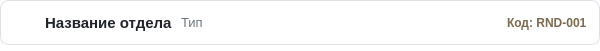
<?xml version="1.0" encoding="UTF-8"?>
<ui version="4.0">
 <class>DepartmentNode</class>
 <widget class="QWidget" name="DepartmentNode">
  <property name="geometry">
   <rect>
    <x>0</x>
    <y>0</y>
    <width>600</width>
    <height>50</height>
   </rect>
  </property>
  <property name="sizePolicy">
   <sizepolicy hsizetype="Expanding" vsizetype="Minimum">
    <horstretch>0</horstretch>
    <verstretch>0</verstretch>
   </sizepolicy>
  </property>
  <property name="styleSheet">
   <string notr="true">
    QWidget#DepartmentNode {
        background-color: transparent;
        margin: 0;
        padding: 0;
    }
   </string>
  </property>
  <layout class="QVBoxLayout" name="verticalLayout">
   <property name="spacing">
    <number>2</number>
   </property>
   <property name="leftMargin">
    <number>0</number>
   </property>
   <property name="topMargin">
    <number>0</number>
   </property>
   <property name="rightMargin">
    <number>0</number>
   </property>
   <property name="bottomMargin">
    <number>0</number>
   </property>
   <item>
    <widget class="QFrame" name="headerFrame">
     <property name="sizePolicy">
      <sizepolicy hsizetype="Expanding" vsizetype="Minimum">
       <horstretch>0</horstretch>
       <verstretch>0</verstretch>
      </sizepolicy>
     </property>
     <property name="minimumSize">
      <size>
       <width>0</width>
       <height>45</height>
      </size>
     </property>
     <property name="styleSheet">
      <string notr="true">
       QFrame#headerFrame {
           background-color: white;
           border: 1px solid #DEE2E6;
           border-radius: 8px;
       }
       QFrame#headerFrame:hover {
           background-color: #FDFBF7;
           border: 1px solid #CCAB6E;
       }
      </string>
     </property>
     <layout class="QHBoxLayout" name="headerLayout">
      <property name="spacing">
       <number>8</number>
      </property>
      <property name="leftMargin">
       <number>12</number>
      </property>
      <property name="topMargin">
       <number>4</number>
      </property>
      <property name="rightMargin">
       <number>12</number>
      </property>
      <property name="bottomMargin">
       <number>4</number>
      </property>
      <item>
       <widget class="QToolButton" name="expandBtn">
        <property name="minimumSize">
         <size>
          <width>24</width>
          <height>24</height>
         </size>
        </property>
        <property name="maximumSize">
         <size>
          <width>24</width>
          <height>24</height>
         </size>
        </property>
        <property name="cursor">
         <cursorShape>PointingHandCursor</cursorShape>
        </property>
        <property name="styleSheet">
         <string notr="true">
          QToolButton {
              border: none;
              background: transparent;
              color: #6c757d;
              font-size: 16px;
          }
          QToolButton:hover {
              color: #D22730;
          }
         </string>
        </property>
        <property name="text">
        <string></string>   <!-- было "▶" -->
    </property>
    <property name="arrowType">
        <enum>Qt::NoArrow</enum>   <!-- было RightArrow -->
    </property>
       </widget>
      </item>
      <item>
       <widget class="QLabel" name="nameLabel">
        <property name="styleSheet">
         <string notr="true">border: none; font-size: 15px; font-weight: bold; color: #212529; background: transparent;</string>
        </property>
        <property name="text">
         <string>Название отдела</string>
        </property>
       </widget>
      </item>
      <item>
       <widget class="QLabel" name="typeLabel">
        <property name="styleSheet">
         <string notr="true">border: none; font-size: 13px; color: #6c757d; background: transparent;</string>
        </property>
        <property name="text">
         <string>Тип</string>
        </property>
       </widget>
      </item>
      <item>
       <spacer name="horizontalSpacer">
        <property name="orientation">
         <enum>Qt::Horizontal</enum>
        </property>
        <property name="sizeHint" stdset="0">
         <size>
          <width>40</width>
          <height>20</height>
         </size>
        </property>
       </spacer>
      </item>
      <item>
       <widget class="QLabel" name="codeLabel">
        <property name="styleSheet">
         <string notr="true">border: none; font-size: 12px; color: #7A6A50; background: transparent; font-weight: bold;</string>
        </property>
        <property name="text">
         <string>Код: RND-001</string>
        </property>
       </widget>
      </item>
     </layout>
    </widget>
   </item>
   <item>
    <widget class="QWidget" name="contentWidget" native="true">
     <property name="sizePolicy">
      <sizepolicy hsizetype="Expanding" vsizetype="Minimum">
       <horstretch>0</horstretch>
       <verstretch>0</verstretch>
      </sizepolicy>
     </property>
     <property name="styleSheet">
      <string notr="true">background-color: transparent;</string>
     </property>
     <layout class="QVBoxLayout" name="contentLayout">
      <property name="spacing">
       <number>8</number>
      </property>
      <property name="leftMargin">
       <number>30</number>
      </property>
      <property name="topMargin">
       <number>4</number>
      </property>
      <property name="rightMargin">
       <number>0</number>
      </property>
      <property name="bottomMargin">
       <number>0</number>
      </property>
      <!-- Здесь будут: карточка отдела и дочерние узлы -->
     </layout>
    </widget>
   </item>
  </layout>
 </widget>
 <resources/>
 <connections/>
</ui>
